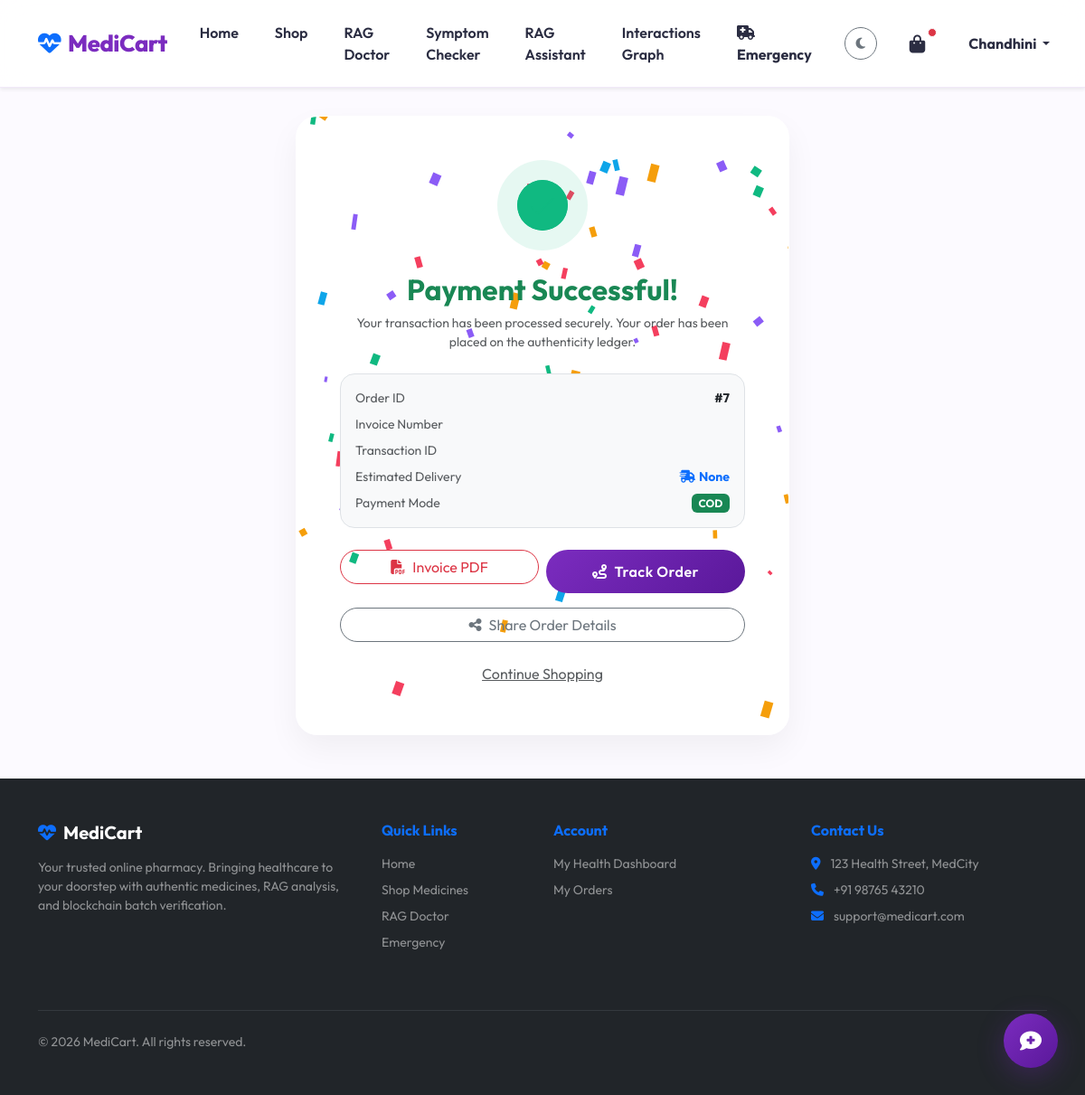
The page /orders/payment/success/7/ (signed in) on the database its author committed.
### accounts/models.py (models this page shows, shortened)
class User(AbstractUser):
    ROLE_CHOICES = (
        ('Customer', 'Customer'),
        ('Pharmacist', 'Pharmacist'),
        ('Admin', 'Admin'),
    )
    role = models.CharField(max_length=15, choices=ROLE_CHOICES, default='Customer')
    is_admin = models.BooleanField(default=False)
    is_customer = models.BooleanField(default=True)
    phone = models.CharField(max_length=15, blank=True, null=True)
    address = models.TextField(blank=True, null=True)
    age = models.PositiveIntegerField(blank=True, null=True)
    gender = models.CharField(max_length=10, blank=True, null=True)
    allergies = models.TextField(blank=True, null=True, help_text="Comma-separated allergies")
    medical_history = models.TextField(blank=True, null=True, help_text="Chronic conditions or previous medical logs")
    mfa_enabled = models.BooleanField(default=False)
    mfa_secret = models.CharField(max_length=32, blank=True, null=True)

### orders/models.py (models this page shows, shortened)
class Order(models.Model):
    STATUS_CHOICES = (
        ('Order Placed', 'Order Placed'),
        ('Payment Confirmed', 'Payment Confirmed'),
        ('Packed', 'Packed'),
        ('Shipped', 'Shipped'),
        ('Out for Delivery', 'Out for Delivery'),
        ('Delivered', 'Delivered'),
        ('Cancelled', 'Cancelled'),
    )
    user = models.ForeignKey(settings.AUTH_USER_MODEL, on_delete=models.CASCADE)
    address = models.TextField(blank=True, default="")
    status = models.CharField(max_length=30, choices=STATUS_CHOICES, default='Order Placed')
    total_amount = models.DecimalField(max_digits=10, decimal_places=2)
    prescription_image = models.ImageField(upload_to='prescriptions/', blank=True, null=True)
    created_at = models.DateTimeField(auto_now_add=True)
    full_name = models.CharField(max_length=100, default="")
    mobile_number = models.CharField(max_length=15, default="")
    email = models.EmailField(default="")
    house_number = models.CharField(max_length=50, default="")
    street_address = models.CharField(max_length=255, default="")
    city = models.CharField(max_length=100, default="")
    state = models.CharField(max_length=100, default="")
    pincode = models.CharField(max_length=10, default="")
    landmark = models.CharField(max_length=100, blank=True, default="")
    delivery_option = models.CharField(max_length=50, default="Standard") # Standard, Express, Same Day
    delivery_charges = models.DecimalField(max_digits=10, decimal_places=2, default=0.00)
    tax_amount = models.DecimalField(max_digits=10, decimal_places=2, default=0.00)
    discount_amount = models.DecimalField(max_digits=10, decimal_places=2, default=0.00)
    payment_method = models.CharField(max_length=50, default="COD") # UPI, Card, Net Banking, Wallet, COD
    payment_status = models.CharField(max_length=20, default="Pending") # Pending, Successful, Failed, Refunded
    transaction_id = models.CharField(max_length=100, blank=True, default="")
    invoice_number = models.CharField(max_length=100, blank=True, default="")
    tracking_number = models.CharField(max_length=100, blank=True, default="")
    estimated_delivery_date = models.DateField(null=True, blank=True)
    delivery_agent_name = models.CharField(max_length=100, blank=True, default="Rahul Sharma")
    refund_status = models.CharField(max_length=50, default="No Refund") # No Refund, Refund Pending, Refunded, Refund Rejected

### orders/views.py (the view)
# urls.py: path('payment/success/<int:pk>/', views.payment_success, name='payment_success'),
@login_required
def payment_success(request, pk):
    order = get_object_or_404(Order, pk=pk, user=request.user)
    return render(request, 'orders/payment_success.html', {'order': order})

### templates/orders/payment_success.html (shortened to what this page needs)
{% extends 'base.html' %}
{% block content %}
<div class="row justify-content-center mt-4">
    <div class="col-md-8 col-lg-6">
        <div class="card success-card p-5">
            <div class="success-content text-center">
                <div class="success-icon-wrap">
                    <svg class="checkmark" xmlns="http://www.w3.org/2000/svg" viewBox="0 0 52 52">
                        <circle class="checkmark__circle" cx="26" cy="26" r="25" fill="none"/>
                        <path class="checkmark__check" fill="none" d="M14.1 27.2l7.1 7.2 16.7-16.8"/>
                    </svg>
                </div>
                <h2 class="fw-bold text-success mb-2">Payment Successful!</h2>
                <p class="text-muted small mb-4">Your transaction has been processed securely. Your order has been placed on the authenticity ledger.</p>
                <div class="bg-light dark:bg-dark-subtle p-3 rounded-4 mb-4 border text-start" style="border-radius:15px;">
                    <div class="d-flex justify-content-between mb-2">
                        <span class="text-muted small">Order ID</span>
                        <strong class="small">#{{ order.id }}</strong>
                    </div>
                    <div class="d-flex justify-content-between mb-2">
                        <span class="text-muted small">Invoice Number</span>
                    </div>
                    <div class="d-flex justify-content-between mb-2">
                        <span class="text-muted small">Transaction ID</span>
                    </div>
                    <div class="d-flex justify-content-between mb-2">
                        <span class="text-muted small">Estimated Delivery</span>
                        <strong class="small text-primary"><i class="fas fa-shipping-fast me-1"></i>{{ order.estimated_delivery_date }}</strong>
                    </div>
                    <div class="d-flex justify-content-between">
                        <span class="text-muted small">Payment Mode</span>
                        <span class="badge bg-success small">{{ order.payment_method }}</span>
                    </div>
                </div>
                <div class="d-grid gap-2">
                    <div class="row g-2">
                        <div class="col-6">
                            <a href="{% url 'download_invoice' order.id %}" class="btn btn-outline-danger w-100 rounded-pill"><i class="fas fa-file-pdf me-2"></i>Invoice PDF</a>
                        </div>
                        <div class="col-6">
                            <a href="{% url 'order_tracking' order.id %}" class="btn btn-primary w-100 rounded-pill"><i class="fas fa-route me-2"></i>Track Order</a>
                        </div>
                    </div>
                    <button onclick="shareOrderDetails()" class="btn btn-outline-secondary rounded-pill mt-2"><i class="fas fa-share-alt me-2"></i>Share Order Details</button>
                    <a href="{% url 'medicine_list' %}" class="btn btn-link text-muted small mt-2">Continue Shopping</a>
                </div>
            </div>
        </div>
    </div>
</div>
{% endblock %}

### templates/base.html (shortened to what this page needs)
<!DOCTYPE html>
<html lang="en">
<head>
    <link href="https://cdn.jsdelivr.net/npm/bootstrap@5.3.0/dist/css/bootstrap.min.css" rel="stylesheet">
    <link rel="stylesheet" href="https://cdnjs.cloudflare.com/ajax/libs/font-awesome/6.4.0/css/all.min.css">
    {% load static %}
    <link rel="stylesheet" href="{% static 'css/style.css' %}">
</head>
<body class="d-flex flex-column min-vh-100">
    <nav class="navbar navbar-expand-lg navbar-light fixed-top shadow-sm py-3">
        <div class="container">
            <a class="navbar-brand" href="{% url 'home' %}">
                <i class="fas fa-heartbeat text-primary me-2"></i>MediCart
            </a>
            <div class="collapse navbar-collapse" id="navbarNav">
                <ul class="navbar-nav mx-auto">
                    <li class="nav-item"><a class="nav-link" href="{% url 'home' %}">Home</a></li>
                    <li class="nav-item"><a class="nav-link" href="{% url 'medicine_list' %}">Shop</a></li>
                    <li class="nav-item"><a class="nav-link" href="{% url 'doctor_chat' %}">RAG Doctor</a></li>
                    <li class="nav-item"><a class="nav-link" href="{% url 'symptom_checker' %}">Symptom Checker</a></li>
                    <li class="nav-item"><a class="nav-link" href="{% url 'health_assistant' %}">RAG Assistant</a></li>
                    <li class="nav-item"><a class="nav-link" href="{% url 'drug_interactions_network' %}">Interactions Graph</a></li>
                    <li class="nav-item"><a class="nav-link text-danger fw-bold"
                            href="{% url 'emergency_services' %}"><i class="fas fa-ambulance me-1"></i>Emergency</a>
                    </li>
                </ul>
                <ul class="navbar-nav align-items-center">
                    <li class="nav-item me-3">
                        <button onclick="toggleDarkMode()" class="btn btn-sm btn-outline-secondary rounded-circle" id="darkModeBtn" style="width:36px; height:36px; padding:0;">
                            <i class="fas fa-moon"></i>
                        </button>
                    </li>
                    {% if user.is_authenticated %}
                    <li class="nav-item">
                        <a class="nav-link position-relative" href="{% url 'cart_view' %}">
                            <i class="fas fa-shopping-bag fa-lg"></i>
                            <span
                                class="position-absolute top-10 start-100 translate-middle p-1 bg-danger border border-light rounded-circle">
                            </span>
                        </a>
                    </li>
                    <li class="nav-item dropdown ms-2">
                        <a class="nav-link dropdown-toggle fw-bold" href="#" data-bs-toggle="dropdown">
                            {{ user.username }}
                        </a>
                    </li>
                    {% else %}
                    <li class="nav-item"><a class="btn btn-outline-primary me-2 rounded-pill px-4"
                            href="{% url 'login' %}">Login</a></li>
                    <li class="nav-item"><a class="btn btn-primary rounded-pill px-4"
                            href="{% url 'register' %}">Register</a></li>
                    {% endif %}
                </ul>
            </div>
        </div>
    </nav>
    <div style="height: 80px;"></div>
    <div class="container mt-4 flex-grow-1">
        {% block content %}{% endblock %}
    </div>
    <div class="chatbot-bubble" onclick="toggleChatWindow()">
        <i class="fas fa-comment-medical"></i>
    </div>
    <footer class="bg-dark text-light py-5 mt-5">
        <div class="container">
            <div class="row">
                <div class="col-md-4 mb-4">
                    <h5 class="fw-bold mb-3 text-white"><i class="fas fa-heartbeat text-primary me-2"></i>MediCart</h5>
                    <p class="text-white-50 small">Your trusted online pharmacy. Bringing healthcare to your doorstep
                        with authentic medicines, RAG analysis, and blockchain batch verification.</p>
                </div>
                <div class="col-md-2 mb-4">
                    <h6 class="fw-bold mb-3 text-primary">Quick Links</h6>
                    <ul class="list-unstyled small">
                        <li class="mb-2"><a href="{% url 'home' %}" class="text-white-50 text-decoration-none">Home</a></li>
                        <li class="mb-2"><a href="{% url 'medicine_list' %}" class="text-white-50 text-decoration-none">Shop Medicines</a></li>
                        <li class="mb-2"><a href="{% url 'symptom_checker' %}" class="text-white-50 text-decoration-none">RAG Doctor</a></li>
                        <li class="mb-2"><a href="{% url 'emergency_services' %}" class="text-white-50 text-decoration-none">Emergency</a></li>
                    </ul>
                </div>
                <div class="col-md-3 mb-4">
                    <h6 class="fw-bold mb-3 text-primary">Account</h6>
                    <ul class="list-unstyled small">
                        {% if user.is_authenticated %}
                        <li class="mb-2"><a href="{% url 'profile_view' %}" class="text-white-50 text-decoration-none">My Health Dashboard</a></li>
                        <li class="mb-2"><a href="{% url 'order_history' %}" class="text-white-50 text-decoration-none">My Orders</a></li>
                        {% else %}
                        <li class="mb-2"><a href="{% url 'login' %}" class="text-white-50 text-decoration-none">Login</a></li>
                        <li class="mb-2"><a href="{% url 'register' %}" class="text-white-50 text-decoration-none">Register</a></li>
                        {% endif %}
                    </ul>
                </div>
                <div class="col-md-3 mb-4">
                    <h6 class="fw-bold mb-3 text-primary">Contact Us</h6>
                    <ul class="list-unstyled small text-white-50">
                        <li class="mb-2"><i class="fas fa-map-marker-alt me-2 text-primary"></i> 123 Health Street, MedCity</li>
                        <li class="mb-2"><i class="fas fa-phone me-2 text-primary"></i> +91 98765 43210</li>
                        <li class="mb-2"><i class="fas fa-envelope me-2 text-primary"></i> support@medicart.com</li>
                    </ul>
                </div>
            </div>
            <hr class="border-secondary my-4">
            <div class="row align-items-center">
                <div class="col-md-6 text-center text-md-start small text-white-50">
                    &copy; 2026 MediCart. All rights reserved.
                </div>
            </div>
        </div>
    </footer>
</body>
</html>

### static/css/style.css (style rules this page uses)
:root { --primary-color: #7b2cbf; --primary-glow: rgba(123, 44, 191, 0.4); --secondary-color: #5a189a; --accent-color: #e0aaff; --success-color: #38b000; --dark-bg: #120024; --light-bg: #fcfaff; --card-bg: #ffffff; --text-dark: #2b2d42; --text-light: #f8f9fa; --text-muted: #6c757d; --card-shadow: 0 12px 24px rgba(123, 44, 191, 0.08); --hover-shadow: 0 16px 36px rgba(123, 44, 191, 0.16); --nav-bg: rgba(255, 255, 255, 0.85); --border-color: rgba(123, 44, 191, 0.1); }
body { font-family: 'Outfit', 'Inter', sans-serif; background-color: var(--light-bg); color: var(--text-dark); transition: background-color 0.4s ease, color 0.4s ease; }
.navbar { background: var(--nav-bg) !important; backdrop-filter: blur(15px); -webkit-backdrop-filter: blur(15px); border-bottom: 1.5px solid var(--border-color); transition: background 0.4s, border 0.4s; }
.navbar-brand { color: var(--primary-color) !important; font-size: 1.6rem; font-weight: 800; letter-spacing: -0.5px; }
.nav-link { color: var(--text-dark) !important; font-weight: 600; margin: 0 12px; transition: all 0.3s ease; }
.btn-primary { background: linear-gradient(135deg, var(--primary-color), var(--secondary-color)); border: none; border-radius: 50px; padding: 12px 30px; font-weight: 600; letter-spacing: 0.5px; transition: all 0.3s cubic-bezier(0.175, 0.885, 0.32, 1.275); }
.card { border: 1px solid var(--border-color); border-radius: 24px; background: var(--card-bg); box-shadow: var(--card-shadow); transition: all 0.4s cubic-bezier(0.175, 0.885, 0.32, 1.275); overflow: hidden; }
.chatbot-bubble { position: fixed; bottom: 30px; right: 30px; width: 60px; height: 60px; background: linear-gradient(135deg, var(--primary-color), var(--secondary-color)); color: white; border-radius: 50%; display: flex; align-items: center; justify-content: center; font-size: 24px; box-shadow: 0 8px 30px rgba(123, 44, 191, 0.3); cursor: pointer; z-index: 1000; transition: transform 0.3s ease; }

### templates/orders/payment_success.html (style rules this page uses)
.success-card { border-radius: 24px; box-shadow: 0 15px 35px rgba(0, 0, 0, 0.05); background: rgba(255, 255, 255, 0.9); backdrop-filter: blur(12px); border: 1px solid rgba(255, 255, 255, 0.3); position: relative; overflow: hidden; }
.success-icon-wrap { width: 100px; height: 100px; border-radius: 50%; background: rgba(16, 185, 129, 0.1); display: flex; align-items: center; justify-content: center; margin: 0 auto 1.5rem; }
.checkmark { width: 56px; height: 56px; border-radius: 50%; display: block; stroke-width: 2; stroke: #10b981; stroke-miterlimit: 10; box-shadow: inset 0px 0px 0px #10b981; animation: fill .4s ease-in-out .4s forwards, scale .3s ease-in-out 0s both; }
.success-content { position: relative; z-index: 1; }

### rows shown on the page
User: username "Chandhini"
Order: id "7", estimated_delivery_date "None", payment_method "COD"
